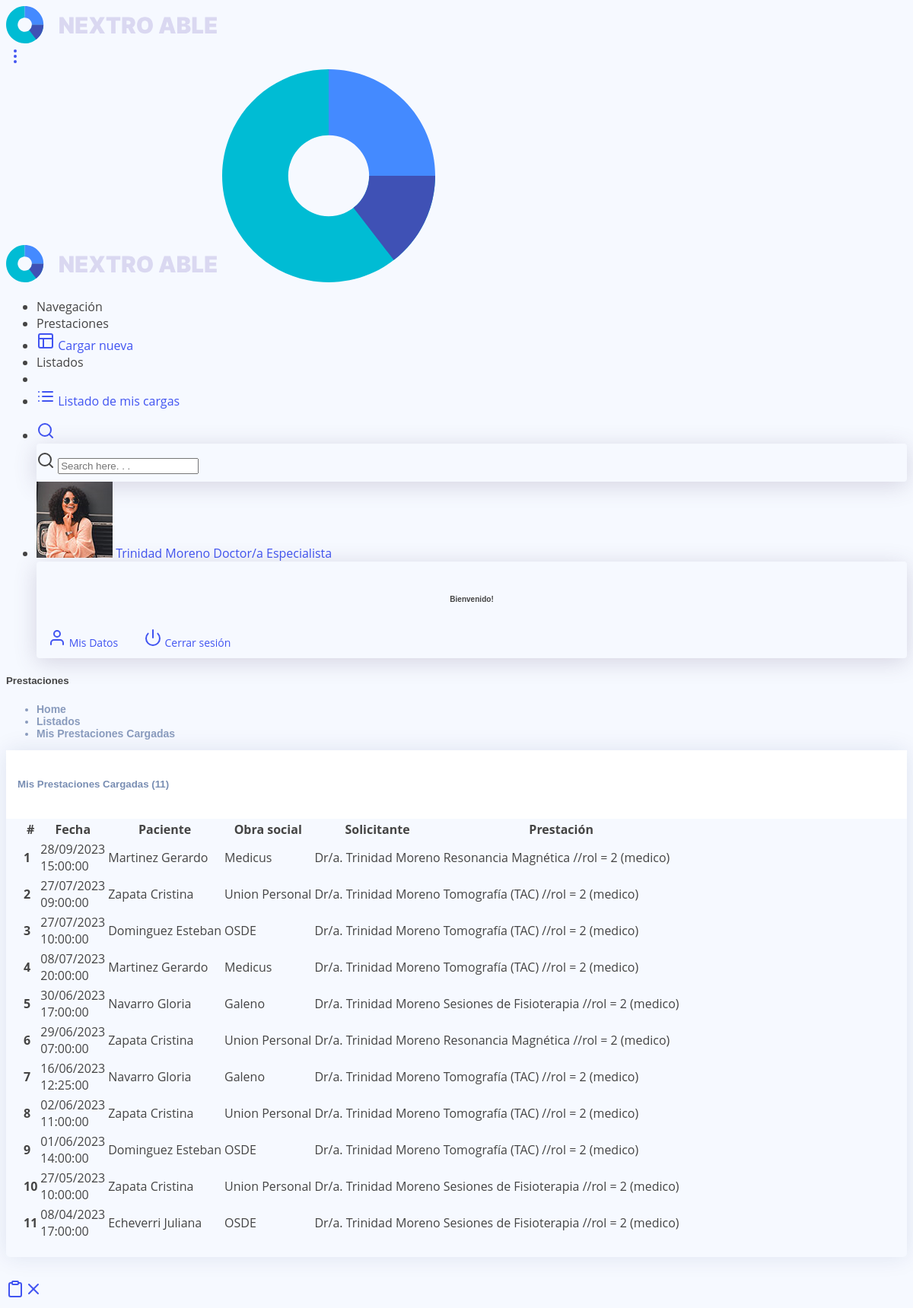
The app's page /LP2_2doDesempenio/listado.php (signed in) with its own data.
### tables this page shows
CREATE TABLE `turnos` (
  `id_turno` int(11) NOT NULL,
  `id_paciente` int(11) NOT NULL,
  `id_medico` int(11) NOT NULL,
  `fecha_consulta` datetime NOT NULL,
  `id_prestacion` int(11) NOT NULL,
  `fecha_turno` date NOT NULL,
  `diagnostico` varchar(255) DEFAULT NULL,
  `asistido` tinyint(1) DEFAULT NULL,
  `abono_paciente` decimal(10,2) DEFAULT NULL,
  `hora` time NOT NULL
);

CREATE TABLE `usuarios` (
  `id_usuario` int(11) NOT NULL,
  `nombre` varchar(50) DEFAULT NULL,
  `apellido` varchar(50) DEFAULT NULL,
  `dni` varchar(10) DEFAULT NULL,
  `email` varchar(100) DEFAULT NULL,
  `clave` varchar(50) DEFAULT NULL,
  `id_obrasocial` int(11) DEFAULT NULL,
  `id_rol` int(11) DEFAULT NULL,
  `img` varchar(30) DEFAULT NULL
);

CREATE TABLE `obrassociales` (
  `id_obrasocial` int(11) NOT NULL,
  `nombre_obrasocial` varchar(100) DEFAULT NULL
);

CREATE TABLE `prestaciones` (
  `id_prestacion` int(11) NOT NULL,
  `denominacion` varchar(100) DEFAULT NULL,
  `complejidad` tinyint(1) DEFAULT NULL,
  `precio` decimal(10,2) DEFAULT NULL,
  `porcentaje_abono` int(3) DEFAULT NULL
);

### LP2_2doDesempenio/componentes/listado/funciones.php (called while the page is built, shortened)
<?php
function TurnosPorMedico($vConexion, $idMedico)
{
    $ListadoTurnos = array();
    $SQL = "SELECT t.id_turno, t.id_paciente, t.id_medico, t.fecha_consulta, t.hora, t.asistido, DATE_FORMAT(t.fecha_turno, '%d/%m/%Y') AS fecha_turno_formato, t.id_prestacion, u.id_obrasocial,
       p.denominacion AS nombre_prestacion, p.precio AS precio_prestacion, p.porcentaje_abono AS porcentaje_prestacion,
       o.nombre_obrasocial,
       paciente.nombre AS nombre_paciente, paciente.apellido AS apellido_paciente,
       medico.nombre AS nombre_medico, medico.apellido AS apellido_medico
FROM Turnos t
JOIN usuarios u ON t.id_paciente = u.id_usuario
LEFT JOIN prestaciones p ON t.id_prestacion = p.id_prestacion
LEFT JOIN obrassociales o ON u.id_obrasocial = o.id_obrasocial
LEFT JOIN usuarios paciente ON t.id_paciente = paciente.id_usuario
LEFT JOIN usuarios medico ON t.id_medico = medico.id_usuario
WHERE t.id_medico = $idMedico
ORDER BY t.fecha_turno DESC;";
    $rs = mysqli_query($vConexion, $SQL);
    $i = 0;
    while ($data = mysqli_fetch_array($rs)) {
        $ListadoTurnos[$i]['ID'] = $data['id_turno'];
        $ListadoTurnos[$i]['NOMBRE_PACIENTE'] = $data['nombre_paciente'];
        $ListadoTurnos[$i]['APELLIDO_PACIENTE'] = $data['apellido_paciente'];
        $ListadoTurnos[$i]['ID_MEDICO'] = $data['id_medico'];
        $ListadoTurnos[$i]['NOMBRE_MEDICO'] = $data['nombre_medico'];
        $ListadoTurnos[$i]['APELLIDO_MEDICO'] = $data['apellido_medico'];
        $ListadoTurnos[$i]['FECHA_CONSULTA'] = $data['fecha_consulta'];
        $ListadoTurnos[$i]['FECHA_TURNO'] = $data['fecha_turno_formato'];
        $ListadoTurnos[$i]['HORA_TURNO'] = $data['hora'];
        $ListadoTurnos[$i]['ASISTIDO'] = $data['asistido'];
        $ListadoTurnos[$i]['ID_PRESTACION'] = $data['id_prestacion'];
        $ListadoTurnos[$i]['PRESTACION'] = $data['nombre_prestacion'];
        $ListadoTurnos[$i]['PRESTACION_PRECIO'] = $data['precio_prestacion'];
        $ListadoTurnos[$i]['PRESTACION_PORCENTAJE'] = $data['porcentaje_prestacion'];
        $ListadoTurnos[$i]['OBRASOCIAL'] = $data['nombre_obrasocial'];
        $i++;
    }
    return $ListadoTurnos;
}

### LP2_2doDesempenio/listado.php (the view, shortened to what this page needs)
<?php
require_once('./componentes/listado/head.inc.php');
require_once('./componentes/listado/funciones.php');
$usuarioRol = $_SESSION['Usuario_Rol'];
$vConexion = ConexionBD();
switch ($usuarioRol) {
  case 2:
    $listadoTurnos = TurnosPorMedico($vConexion, $_SESSION['Usuario_Id']);
    break;
}
$cantidadDeTurnos = count($listadoTurnos);
?>
<body class="">
  <?php require_once('./mobileHeader.inc.php'); ?>
  <?php require_once('./menu.inc.php'); ?>
  <?php require_once('./header.inc.php'); ?>
  <section class="pc-container">
    <div class="pcoded-content">
      <?php require_once('./componentes/listado/breadcrumb.inc.php'); ?>
      <div class="col-md-12">
        <div class="card">
          <div class="card-header">
            <?php
            switch ($usuarioRol) {
              case 2:
                echo "<h5>Mis Prestaciones Cargadas ($cantidadDeTurnos)</h5>";
                break;
            }
            ?>
          </div>
          <div class="card-body table-border-style">
            <div class="table-responsive">
              <table class="table">
                <thead>
                  <tr>
                    <th>#</th>
                    <th>Fecha</th>
                    <th>Paciente</th>
                    <th>Obra social</th>
                    <th>Solicitante</th>
                    <th>Prestación</th>
                  </tr>
                </thead>
                <tbody>
                  <?php
                  for ($i = 0; $i < $cantidadDeTurnos; $i++) {
                    $asistido = $listadoTurnos[$i]['ASISTIDO'];
                    $class = '';
                    $title = '';
                    switch ($asistido) {
                      case 0:
                        $class = 'table-warning';
                        $title = 'Turno No Asistido';
                        break;
                      case 1:
                        $class = 'table-success';
                        $title = 'Turno Asistido';
                        break;
                      default:
                        $class = 'table-light';
                        $title = 'Turno cargado al sistema';
                        break;
                    }
                  ?>
                    <tr class="<?php echo $class; ?>" title="<?php echo $title; ?>">
                      <td><?php echo "<b>" . ($i + 1) . "</b>"; ?></td>
                      <td><?php echo $listadoTurnos[$i]['FECHA_TURNO'] . "<br>" . $listadoTurnos[$i]['HORA_TURNO']; ?></td>
                      <td><?php echo $listadoTurnos[$i]['APELLIDO_PACIENTE'] . ' ' . $listadoTurnos[$i]['NOMBRE_PACIENTE']; ?></td>
                      <td><?php echo $listadoTurnos[$i]['OBRASOCIAL']; ?></td>
                      <td>Dr/a. <?php echo $listadoTurnos[$i]['NOMBRE_MEDICO'] . ' ' . $listadoTurnos[$i]['APELLIDO_MEDICO']; ?></td>
                      <td><?php echo $listadoTurnos[$i]['PRESTACION']; ?>
                        //rol = 2 (medico)
                      </td>
                    </tr>
                  <?php } ?>
                </tbody>
              </table>
            </div>
          </div>
        </div>
      </div>
  </section>
</body>
</html>

### LP2_Clase_06_1erDesempenio/assets/css/style.css (style rules this page uses)
:root { scroll-behavior: smooth; }
body { font-family: "Open Sans", sans-serif; background: #f6f9ff; color: #444444; }
h1, h2, h3, h4, h5, h6 { font-family: "Nunito", sans-serif; }
.card { margin-bottom: 30px; border: none; border-radius: 5px; box-shadow: 0px 0 30px rgba(1, 41, 112, 0.1); }
.card-header, .card-footer { border-color: #ebeef4; background-color: #fff; color: #798eb3; padding: 15px; }
.card-body { padding: 0 20px 20px 20px; }

### records on screen
turnos: FECHA_TURNO "28/09/2023", hora "15:00:00", id_paciente.apellido "Martinez", id_paciente.nombre "Gerardo", obrassociales.nombre_obrasocial "Medicus", id_medico.nombre "Trinidad", id_medico.apellido "Moreno", id_prestacion.denominacion "Resonancia Magnética"
turnos: FECHA_TURNO "27/07/2023", hora "09:00:00", id_paciente.apellido "Zapata", id_paciente.nombre "Cristina", obrassociales.nombre_obrasocial "Union Personal", id_medico.nombre "Trinidad", id_medico.apellido "Moreno", id_prestacion.denominacion "Tomografía (TAC)"
turnos: FECHA_TURNO "27/07/2023", hora "10:00:00", id_paciente.apellido "Dominguez", id_paciente.nombre "Esteban", obrassociales.nombre_obrasocial "OSDE", id_medico.nombre "Trinidad", id_medico.apellido "Moreno", id_prestacion.denominacion "Tomografía (TAC)"
turnos: FECHA_TURNO "08/07/2023", hora "20:00:00", id_paciente.apellido "Martinez", id_paciente.nombre "Gerardo", obrassociales.nombre_obrasocial "Medicus", id_medico.nombre "Trinidad", id_medico.apellido "Moreno", id_prestacion.denominacion "Tomografía (TAC)"
turnos: FECHA_TURNO "30/06/2023", hora "17:00:00", id_paciente.apellido "Navarro", id_paciente.nombre "Gloria", obrassociales.nombre_obrasocial "Galeno", id_medico.nombre "Trinidad", id_medico.apellido "Moreno", id_prestacion.denominacion "Sesiones de Fisioterapia"
turnos: FECHA_TURNO "29/06/2023", hora "07:00:00", id_paciente.apellido "Zapata", id_paciente.nombre "Cristina", obrassociales.nombre_obrasocial "Union Personal", id_medico.nombre "Trinidad", id_medico.apellido "Moreno", id_prestacion.denominacion "Resonancia Magnética"
turnos: FECHA_TURNO "16/06/2023", hora "12:25:00", id_paciente.apellido "Navarro", id_paciente.nombre "Gloria", obrassociales.nombre_obrasocial "Galeno", id_medico.nombre "Trinidad", id_medico.apellido "Moreno", id_prestacion.denominacion "Tomografía (TAC)"
turnos: FECHA_TURNO "02/06/2023", hora "11:00:00", id_paciente.apellido "Zapata", id_paciente.nombre "Cristina", obrassociales.nombre_obrasocial "Union Personal", id_medico.nombre "Trinidad", id_medico.apellido "Moreno", id_prestacion.denominacion "Tomografía (TAC)"
turnos: FECHA_TURNO "01/06/2023", hora "14:00:00", id_paciente.apellido "Dominguez", id_paciente.nombre "Esteban", obrassociales.nombre_obrasocial "OSDE", id_medico.nombre "Trinidad", id_medico.apellido "Moreno", id_prestacion.denominacion "Tomografía (TAC)"
turnos: FECHA_TURNO "27/05/2023", hora "10:00:00", id_paciente.apellido "Zapata", id_paciente.nombre "Cristina", obrassociales.nombre_obrasocial "Union Personal", id_medico.nombre "Trinidad", id_medico.apellido "Moreno", id_prestacion.denominacion "Sesiones de Fisioterapia"
turnos: FECHA_TURNO "08/04/2023", hora "17:00:00", id_paciente.apellido "Echeverri", id_paciente.nombre "Juliana", obrassociales.nombre_obrasocial "OSDE", id_medico.nombre "Trinidad", id_medico.apellido "Moreno", id_prestacion.denominacion "Sesiones de Fisioterapia"

### other values on screen
$_SESSION['Usuario_Nombre'] "Trinidad"
$_SESSION['Usuario_Apellido'] "Moreno"
$_SESSION['Usuario_Rol_Nombre'] "Doctor/a Especialista"
$cantidadDeTurnos "11"
